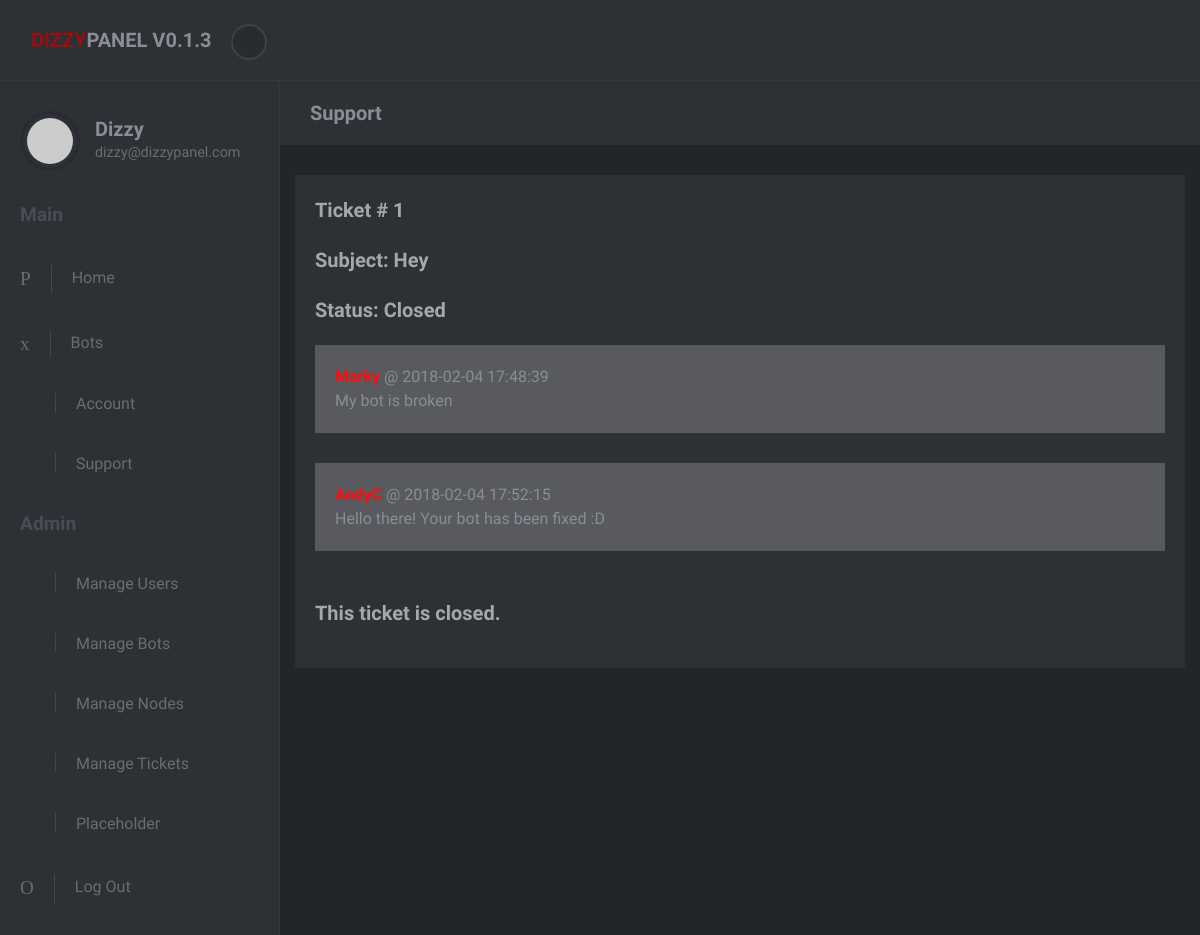
The app's page /ticket-review.php?ticket_id=1 (signed in) with its own data.
### tables this page shows
CREATE TABLE `tickets` (
  `ticket_id` int(11) NOT NULL,
  `ticket_subject` varchar(100) NOT NULL,
  `ticket_sender` int(11) NOT NULL,
  `ticket_status` varchar(255) NOT NULL
);

CREATE TABLE `messages` (
  `msg_id` int(11) NOT NULL,
  `msg_ticket` int(11) NOT NULL,
  `msg_sender` int(11) NOT NULL,
  `msg_content` varchar(10000) NOT NULL,
  `msg_time` timestamp NOT NULL DEFAULT CURRENT_TIMESTAMP
);

### ticket-review.php (the view, shortened to what this page needs)
<?php
include 'header.php';
$t_id = $_GET['ticket_id'];
?>
<div class="page-content">
  <div class="page-header">
    <div class="container-fluid">
      <h2 class="h5 no-margin-bottom">Support</h2>
    </div>
  </div>
    <div class="col-lg-12">
      <div class="block">
        <div class="title"><strong>Ticket #
          <?php
            if ($ticket = true) {
              echo $t_id;
            }
          ?>
        </strong></div>
        <div class="title" style="font-size: -5%;"><strong>Subject:
          <?php
            $sql = "SELECT ticket_subject FROM tickets WHERE ticket_id = $t_id;";
            $result = mysqli_query($conn, $sql);
            $row = mysqli_fetch_assoc($result);
            $subj = $row['ticket_subject'];
            echo $subj;
          ?>
        </strong></div>
        <div class="title"><strong>Status:
          <?php
            $sql = "SELECT ticket_status FROM tickets WHERE ticket_id = $t_id;";
            $result = mysqli_query($conn, $sql);
            $row = mysqli_fetch_assoc($result);
            $status = $row['ticket_status'];
            echo $status;
            if ($status == 'Open' || $status == 'Answered by Staff' || $status == 'Answered by User') {
              $numStatus = 1;
            } elseif ($status == 'Closed') {
              $numStatus = 0;
            }
          ?>
        </strong></div>
        <p>
          <?php
            $sql = "SELECT msg_sender, msg_content, msg_time FROM messages WHERE msg_ticket = $t_id;";
            $result = mysqli_query($conn, $sql);
            while ($row = mysqli_fetch_assoc($result)) {
              $sender = $row['msg_sender'];
              $sql2 = "SELECT user_uid FROM users WHERE user_id = $sender";
              $result2 = mysqli_query($conn, $sql2);
              $row2 = mysqli_fetch_assoc($result2);
              echo '<div class="block" style="background-color: #585a5f;">';
              echo '<strong style="color: #ff0c0c;">' .  $row2['user_uid'] . '</strong> @ ' . $row['msg_time'] . '<br>';
              echo $row['msg_content'];
              echo '</div>';
            }
          ?>
        </p>
        <hr>
        <?php
          if ($numStatus == 1) {
            include 'includes/ticket-options.inc.php';
            exit();
          } elseif ($numStatus == 0) {
            echo '<div class="title"><strong>This ticket is closed.</strong></div>';
            exit();
          }
        ?>

### css/style.default.css (style rules this page uses)
body { position: relative; }
p { line-height: 1.7; }
i, span, strong { display: inline-block; }
.no-margin-bottom { margin-bottom: 0 !important; }
.block { padding: 20px; background: #2d3035; color: #8a8d93; margin-bottom: 30px; }
.page-content { position: relative; background: #22252a; min-height: 100vh; width: calc(100% - 280px); padding: 0; padding-bottom: 70px; }
.page-header { padding: 20px 15px; background: #2d3035; color: #8a8d93; margin-bottom: 30px; }
.block .title { margin-bottom: 20px; }
.block .title strong:first-child { font-size: 1.25rem; color: #a5a7ab; }
body { font-family: "Muli", sans-serif; font-size: 1rem; font-weight: 400; line-height: 1.5; color: #8a8d93; background-color: #fff; }
h1, h2, h3, h4, h5, h6, .h1, .h2, .h3, .h4, .h5, .h6 { margin-bottom: 0.5rem; font-family: inherit; font-weight: 700; line-height: 1.2; color: inherit; }
h2, .h2 { font-size: 2rem; }
h5, .h5 { font-size: 1.25rem; }
hr { border-top: 1px solid rgba(0, 0, 0, 0.1); }

### records on screen
tickets: ticket_subject "Hey", ticket_status "Closed"
messages: msg_time "2018-02-04 17:48:39", msg_content "My bot is broken"
messages: msg_time "2018-02-04 17:52:15", msg_content "Hello there! Your bot has been fixed :D"

### other values on screen
$_SESSION['u_uid'] "Dizzy"
$_SESSION['u_email'] "dizzy@dizzypanel.com"
$t_id "1"
